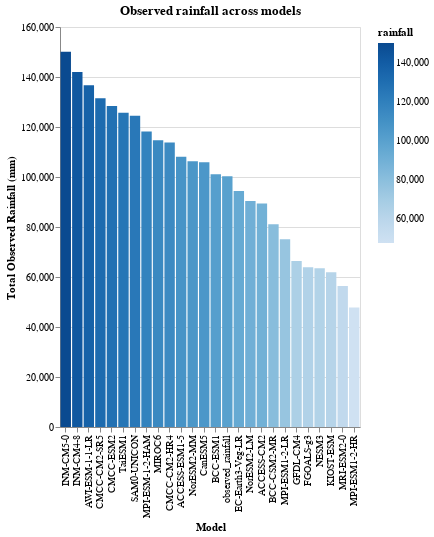

Notebook code cell kept with this figure:
### Code cell
# Removing time column to create a bar plot
import altair as alt

bar = train_df.reset_index(drop=True)
bar = pd.DataFrame(bar.unstack()).reset_index()
bar = bar.drop(columns=['level_1'])
bar = bar.rename(columns = {'level_0':'level', 0:'rainfall'})
bar = pd.DataFrame(bar.groupby(['level'])['rainfall'].agg(sum)).reset_index()

alt.Chart(bar).mark_bar().encode(
    x=alt.X('level', sort='-y', axis = alt.Axis(title = "Model")),
    y=alt.Y('rainfall', axis = alt.Axis(title = "Total Observed Rainfall (mm)")),
    color=alt.Color('rainfall')
    ).transform_window(
        rank='rank(rainfall)',
        sort=[alt.SortField('rainfall', order='descending')]
    ).properties(
    width = 300,
    height = 400,
    title = "Observed rainfall across models"
)

### Figure 1 — Vega-Lite specification as saved in the notebook (floating-point values rounded to 4 significant figures)
{"config": {"view": {"continuousWidth": 400, "continuousHeight": 300}}, "data": {"name": "data-c9ce14e7bacbddce560d6a902ea8f63b"}, "mark": "bar", "encoding": {"color": {"field": "rainfall", "type": "quantitative"}, "x": {"axis": {"title": "Model"}, "field": "level", "sort": "-y", "type": "nominal"}, "y": {"axis": {"title": "Total Observed Rainfall (mm)"}, "field": "rainfall", "type": "quantitative"}}, "height": 400, "title": "Observed rainfall across models", "transform": [{"window": [{"op": "rank", "field": "rainfall", "as": "rank"}], "sort": [{"field": "rainfall", "order": "descending"}]}], "width": 300, "$schema": "https://vega.github.io/schema/vega-lite/v4.17.0.json", "datasets": {"data-c9ce14e7bacbddce560d6a902ea8f63b": [{"level": "ACCESS-CM2", "rainfall": 89380.0}, {"level": "ACCESS-ESM1-5", "rainfall": 108100.0}, {"level": "AWI-ESM-1-1-LR", "rainfall": 136700.0}, {"level": "BCC-CSM2-MR", "rainfall": 81050.0}, {"level": "BCC-ESM1", "rainfall": 101100.0}, {"level": "CMCC-CM2-HR4", "rainfall": 113800.0}, {"level": "CMCC-CM2-SR5", "rainfall": 131500.0}, {"level": "CMCC-ESM2", "rainfall": 128400.0}, {"level": "CanESM5", "rainfall": 105900.0}, {"level": "EC-Earth3-Veg-LR", "rainfall": 94380.0}, {"level": "FGOALS-g3", "rainfall": 63860.0}, {"level": "GFDL-CM4", "rainfall": 66380.0}, {"level": "INM-CM4-8", "rainfall": 142000.0}, {"level": "INM-CM5-0", "rainfall": 150100.0}, {"level": "KIOST-ESM", "rainfall": 61930.0}, {"level": "MIROC6", "rainfall": 114700.0}, {"level": "MPI-ESM-1-2-HAM", "rainfall": 118200.0}, {"level": "MPI-ESM1-2-HR", "rainfall": 47810.0}, {"level": "MPI-ESM1-2-LR", "rainfall": 75100.0}, {"level": "MRI-ESM2-0", "rainfall": 56410.0}, {"level": "NESM3", "rainfall": 63530.0}, {"level": "NorESM2-LM", "rainfall": 90440.0}, {"level": "NorESM2-MM", "rainfall": 106300.0}, {"level": "SAM0-UNICON", "rainfall": 124500.0}, {"level": "TaiESM1", "rainfall": 125700.0}, {"level": "observed_rainfall", "rainfall": 100300.0}]}}
